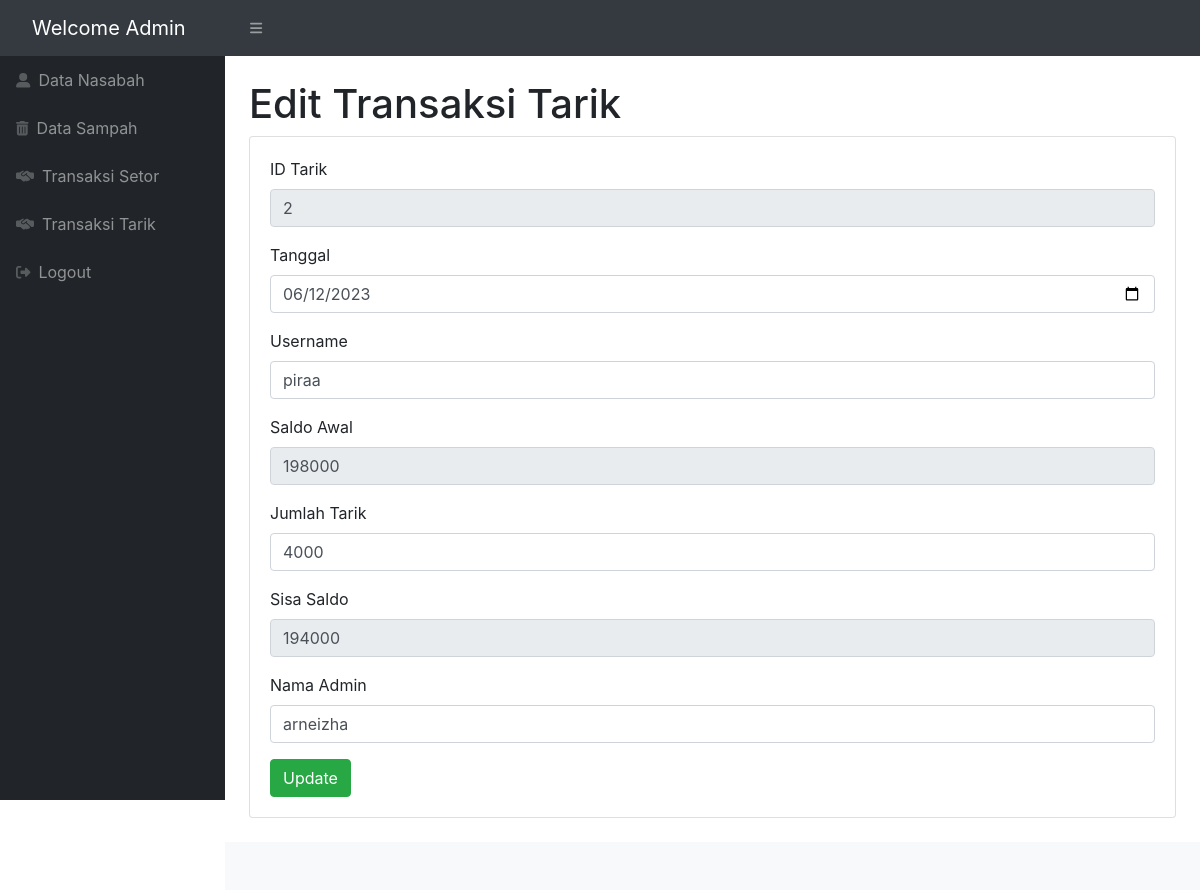
The page /form_edit_ttarik.php?id=2 on the database its author committed.
### tables this page shows
CREATE TABLE IF NOT EXISTS `t_tarik` (
  `ID_tarik` int(11) NOT NULL AUTO_INCREMENT,
  `tanggal` date NOT NULL,
  `username` varchar(50) DEFAULT NULL,
  `saldoawal` int(11) DEFAULT NULL,
  `jumlah` int(11) NOT NULL DEFAULT 0,
  `sisa` int(11) DEFAULT NULL,
  `admin` varchar(50) NOT NULL DEFAULT '0',
  PRIMARY KEY (`ID_tarik`),
  KEY `FK_t_tarik_nasabah` (`username`),
  KEY `FK_t_tarik_admin` (`admin`),
  CONSTRAINT `FK_t_tarik_admin` FOREIGN KEY (`admin`) REFERENCES `admin` (`username`),
  CONSTRAINT `FK_t_tarik_nasabah` FOREIGN KEY (`username`) REFERENCES `nasabah` (`username`)
);

CREATE TABLE IF NOT EXISTS `nasabah` (
  `username` varchar(50) NOT NULL,
  `nama` varchar(100) NOT NULL,
  `alamat` text NOT NULL,
  `telepon` varchar(50) NOT NULL DEFAULT '',
  `email` varchar(50) NOT NULL DEFAULT '',
  `password` varchar(50) NOT NULL DEFAULT '',
  `saldo` int(11) DEFAULT NULL,
  PRIMARY KEY (`username`)
);

### form_edit_ttarik.php (the view, shortened to what this page needs)
<?php
include 'koneksi.php';
if (isset($_GET['id'])) {
  $ID_tarik = $_GET['id'];
  $query = "SELECT * FROM t_tarik WHERE ID_tarik = '$ID_tarik'";
  $result = mysqli_query($conn, $query);
  if (mysqli_num_rows($result) > 0) {
    $row = mysqli_fetch_assoc($result);
    $ID_tarik = $row['ID_tarik'];
    $tanggal = $row['tanggal'];
    $username = $row['username'];
    $saldoawal = $row['saldoawal'];
    $jumlah_tarik = $row['jumlah'];
    $sisa_saldo = $row['sisa'];
    $admin = $row['admin'];
    $queryUsername = "SELECT username, saldo FROM nasabah";
    $resultUsername = mysqli_query($conn, $queryUsername);
    $queryAdmin = "SELECT username FROM admin";
    $resultAdmin = mysqli_query($conn, $queryAdmin);
  } else {
    echo "Data not found.";
    exit;
  }
}
?>
<!DOCTYPE html>
<html lang="en">
<head>
  <link href="https://cdn.jsdelivr.net/npm/simple-datatables@7.1.2/dist/style.min.css" rel="stylesheet" />
  <link href="css/styles.css" rel="stylesheet" />
  <link href="https://stackpath.bootstrapcdn.com/bootstrap/4.5.2/css/bootstrap.min.css" rel="stylesheet" />
</head>
<body class="sb-nav-fixed">
  <nav class="sb-topnav navbar navbar-expand navbar-dark bg-dark">
    <a class="navbar-brand ps-3" href="login_admin.php">Welcome Admin</a>
    <button class="btn btn-link btn-sm order-1 order-lg-0 me-4 me-lg-0" id="sidebarToggle" href="#!"><i class="fas fa-bars"></i></button>
  </nav>
  <div id="layoutSidenav">
    <div id="layoutSidenav_nav">
      <nav class="sb-sidenav accordion sb-sidenav-dark" id="sidenavAccordion">
        <div class="sb-sidenav-menu">
          <div class="nav">
            <a class="nav-link" href="dashboard.php">
              <div class="sb-nav-link-icon"><i class="fas fa-user-alt"></i></div>
              Data Nasabah
            </a>
            <a class="nav-link" href="data_sampah.php">
              <div class="sb-nav-link-icon"><i class="fas fa-trash-alt"></i></div>
              Data Sampah
            </a>
            <a class="nav-link" href="tsetor.php">
              <div class="sb-nav-link-icon"><i class="fas fa-handshake-alt"></i></div>
              Transaksi Setor
            </a>
            <a class="nav-link" href="ttarik.php">
              <div class="sb-nav-link-icon"><i class="fas fa-handshake-alt"></i></div>
              Transaksi Tarik
            </a>
            <a class="nav-link" href="logouadmin.php">
              <div class="sb-nav-link-icon"><i class="fas fa-sign-out-alt"></i></div>
              Logout
            </a>
          </div>
        </div>
      </nav>
    </div>
    <div id="layoutSidenav_content">
      <main>
        <div class="container-fluid px-4">
          <h1 class="mt-4">Edit Transaksi Tarik</h1>
          <div class="card mb-4">
            <div class="card-body">
              <form method="post" action="edit_ttarik.php">
                <div class="form-group">
                  <label for="ID_tarik">ID Tarik</label>
                  <input type="text" class="form-control" id="ID_tarik" name="ID_tarik" value="<?php echo $ID_tarik; ?>" readonly>
                </div>
                <div class="form-group">
                  <label for="tanggal">Tanggal</label>
                  <input type="date" class="form-control" id="tanggal" name="tanggal" value="<?php echo $tanggal; ?>">
                </div>
                <div class="form-group">
                  <label for="username">Username</label>
                  <select class="form-control" id="username" name="username" onchange="updateSaldoAwal(); updateSisaSaldo();">
                    <?php while ($rowUsername = mysqli_fetch_assoc($resultUsername)) { ?>
                      <option value="<?php echo $rowUsername['username']; ?>" data-saldo="<?php echo $rowUsername['saldo']; ?>" <?php if ($rowUsername['username'] == $username) echo 'selected'; ?>><?php echo $rowUsername['username']; ?></option>
                    <?php } ?>
                  </select>
                </div>
                <div class="form-group">
                  <label for="saldoawal">Saldo Awal</label>
                  <input type="text" class="form-control" id="saldoawal" name="saldoawal" value="<?php echo $saldoawal; ?>" readonly>
                </div>
                <div class="form-group">
                  <label for="jumlah">Jumlah Tarik</label>
                  <input type="text" class="form-control" id="jumlah" name="jumlah" value="<?php echo $jumlah_tarik; ?>" oninput="updateSisaSaldo()">
                </div>
                <div class="form-group">
                  <label for="sisa">Sisa Saldo</label>
                  <input type="text" class="form-control" id="sisa" name="sisa" value="<?php echo $sisa_saldo; ?>" readonly>
                </div>
                <div class="form-group">
                  <label for="admin">Nama Admin</label>
                  <select class="form-control" id="admin" name="admin">
                    <?php while ($rowAdmin = mysqli_fetch_assoc($resultAdmin)) { ?>
                      <option value="<?php echo $rowAdmin['username']; ?>" <?php if ($rowAdmin['username'] == $admin) echo 'selected'; ?>><?php echo $rowAdmin['username']; ?></option>
                    <?php } ?>
                  </select>
                </div>
                <button type="submit" name="submit" value="Update" class="btn btn-success">Update</button>
              </form>
            </div>
          </div>
        </div>
      </main>
      <footer class="py-4 bg-light mt-auto">
      </footer>
    </div>
  </div>
</body>
</html>

### rows shown on the page
t_tarik: ID_tarik "2", tanggal "06/12/2023", username "piraa", saldoawal "198000", jumlah "4000", sisa "194000", admin "arneizha"
